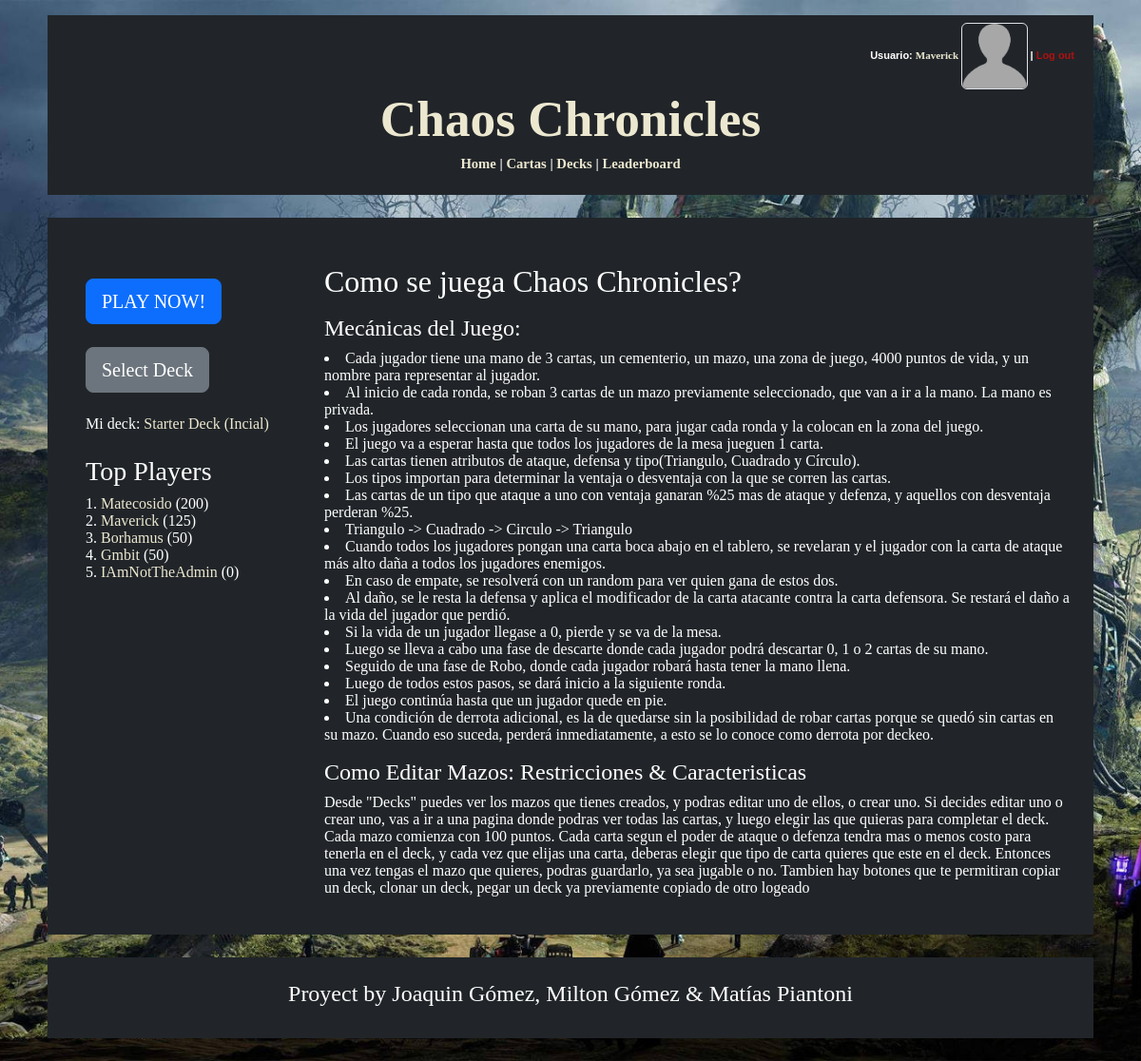
Screenshot of / (signed in) with the database file from the repository.
### logica/models.py (models this page shows, shortened)
class Jugador(AbstractUser):
    ScoreTotal = models.SmallIntegerField(default=0)
    PartidasGanadas = models.IntegerField(default=0)
    PartidasPerdidas = models.IntegerField(default=0)
    Decks = models.ManyToManyField(Deck, blank=True)
    FotoPerfil = models.ImageField(blank=True, upload_to='perfilimages/')
    deck_seleccionado = models.ForeignKey('Deck', on_delete=models.SET_NULL, null=True, blank=True, related_name='jugador_seleccionado')
    def get_absolute_url(self):
        return reverse('user_profile', kwargs={'pk': self.pk})

class Deck(models.Model):
    Titulo = models.CharField(max_length=50)
    CantidadCartas = models.IntegerField(default=0, validators=[MinValueValidator(9), MaxValueValidator(21)])
    CantCirculo = models.SmallIntegerField(default=0)
    CantCuadrado = models.SmallIntegerField(default=0)
    CantTriangulo = models.SmallIntegerField(default=0)
    PartidasGanadas = models.SmallIntegerField(default=0)
    PartidasPerdidas = models.SmallIntegerField(default=0)
    PartidasTotales = models.SmallIntegerField(default=0)
    Winrate = models.DecimalField(max_digits=5, decimal_places=2, default=0.00)
    FechaDeCreacion = models.DateField(auto_now_add=True)
    BackImage = models.ImageField(blank=True, upload_to='backim/')
    Puntos = models.IntegerField(default=100)

### logica/views.py (the view)
# urls.py: path('', HomeView.as_view(), name='home'),
class HomeView(TemplateView):
    template_name = 'home.html'
    def get_context_data(self, **kwargs):
        context = super().get_context_data(**kwargs)
        usuario = self.request.user
        context['jugadores']= Jugador.objects.all().order_by('-ScoreTotal')[:5]
        context['deck_seleccionado'] = usuario.deck_seleccionado if hasattr(usuario, 'deck_seleccionado') else None
        return context

### logica/templates/home.html (shortened to what this page needs)
{% extends "base_generic.html" %}
{% block content %}
<div class="container mt-4">
    <div class="row">
        <div class="col-sm-3 bg-dark p-4 text-white center-text">
            <div class="mb-3">
                {% if not user.is_authenticated %}
                    <a href = "{% url 'login' %}" class="btn btn-primary btn-lg btn-block mb-2">PLAY NOW!</a>
                {% else %}
                    <a href = "" class="btn btn-primary btn-lg btn-block mb-2">PLAY NOW!</a>
                {% endif %}
            </div>
            <div class="mb-4">
                {% if not user.is_authenticated %}
                    <a href = "{% url 'register' %}" class="btn btn-secondary btn-lg btn-block">REGISTER</a>
                {% else %}
                    <a href = "{% url 'deck_list' %}" class="btn btn-secondary btn-lg btn-block">Select Deck</a>
                {% endif %}
            </div>
            {% if user.is_authenticated %}
            <div class="mb-4">
                Mi deck:
                {% if deck_seleccionado != Null %}
                <a class = "menu-buttons" href= "{% url 'deck_detail' deck_seleccionado.id %}">{{ deck_seleccionado.Titulo }}</a>
                {% endif %}
            </div>
            {% endif %}
            <div>
                <h3>Top Players</h3>
                {% if user.is_authenticated %}
                <ul class="list-unstyled">
                    {% for jugador in jugadores %}
                        <li>{{forloop.counter}}. <a class = "menu-buttons" href="{{ jugador.get_absolute_url }}">{{ jugador.username }}</a> ({{ jugador.ScoreTotal }}) </li>
                    {% endfor %}
                {% else %}
                    {% for jugador in jugadores %}
                        <li>{{forloop.counter}}. {{ jugador.username }} ({{ jugador.ScoreTotal }}) </li>
                    {% endfor %}
                {% endif %}
                </ul>
            </div>
        </div>
        <div class="col-sm-9 bg-dark text-white p-2">
            <div class = "Tutorial">
                <h2>Como se juega Chaos Chronicles?</h2>
                <p>
                    <h4>Mecánicas del Juego:</h4>
                    <li>Cada jugador tiene una mano de 3 cartas, un cementerio, un mazo, una zona de juego, 4000 puntos de vida, y un nombre para representar al jugador.</li>
                    <li>Al inicio de cada ronda, se roban 3 cartas de un mazo previamente seleccionado, que van a ir a la mano. La mano es privada.</li>
                    <li>Los jugadores seleccionan una carta de su mano, para jugar cada ronda y la colocan en la zona del juego.</li>
                    <li>El juego va a esperar hasta que todos los jugadores de la mesa jueguen 1 carta.</li>
                    <li>Las cartas tienen atributos de ataque, defensa y tipo(Triangulo, Cuadrado y Círculo).</li>
                    <li>Los tipos importan para determinar la ventaja o desventaja con la que se corren las cartas.</li>
                    <li>Las cartas de un tipo que ataque a uno con ventaja ganaran %25 mas de ataque y defenza, y aquellos con desventaja perderan %25.</li>
                    <li>Triangulo -> Cuadrado -> Circulo -> Triangulo</li>
                    <li>Cuando todos los jugadores pongan una carta boca abajo en el tablero, se revelaran y el jugador con la carta de ataque más alto daña a todos los jugadores enemigos.</li>
                    <li>En caso de empate, se resolverá con un random para ver quien gana de estos dos.</li>
                    <li>Al daño, se le resta la defensa y aplica el modificador de la carta atacante contra la carta defensora. Se restará el daño a la vida del jugador que perdió.</li>
                    <li>Si la vida de un jugador llegase a 0, pierde y se va de la mesa.</li>
                    <li>Luego se lleva a cabo una fase de descarte donde cada jugador podrá descartar 0, 1 o 2 cartas de su mano.</li>
                    <li>Seguido de una fase de Robo, donde cada jugador robará hasta tener la mano llena.</li>
                    <li>Luego de todos estos pasos, se dará inicio a la siguiente ronda.</li>
                    <li>El juego continúa hasta que un jugador quede en pie.</li>
                    <li>Una condición de derrota adicional, es la de quedarse sin la posibilidad de robar cartas porque se quedó sin cartas en su mazo. Cuando eso suceda, perderá inmediatamente, a esto se lo conoce como derrota por deckeo.</li>
                </p>
            </div>
            <div class = "Deck-edition">
                <p>
                    <h4>Como Editar Mazos: Restricciones & Caracteristicas </h4>
                    Desde "Decks" puedes ver los mazos que tienes creados, y podras editar uno de ellos, o crear uno.
                    Si decides editar uno o crear uno, vas a ir a una pagina donde podras ver todas las cartas, y luego elegir las que quieras para completar el deck.
                    Cada mazo comienza con 100 puntos.
                    Cada carta segun el poder de ataque o defenza tendra mas o menos costo para tenerla en el deck, y cada vez que elijas una carta, deberas elegir que tipo de carta quieres que este en el deck.
                    Entonces una vez tengas el mazo que quieres, podras guardarlo, ya sea jugable o no.
                    Tambien hay botones que te permitiran copiar un deck, clonar un deck, pegar un deck ya previamente copiado de otro logeado
                </p>
            </div>
        </div>
    </div>
</div>
{% endblock %}

### logica/templates/base_generic.html (shortened to what this page needs)
<!DOCTYPE html>
<html lang="en">
    <head>
        <link href="https://cdn.jsdelivr.net/npm/bootstrap@5.3.3/dist/css/bootstrap.min.css" rel="stylesheet">
    </head>
    <body>
        <div class = "custom-container p-2 mt-3 bg-dark text-white">
            <div class = "menu">
                <div class = "container-fluid bg-dark text-white">
                    <div class="row">
                        <div class="col-sm-12">
                            <nav>
                                {% if user.is_authenticated %}
                                    <div class = "log-bar">
                                        Usuario: <a href="{{ user.get_absolute_url }}" style="font:bold 11px Georgia" class = "menu-buttons">{{ user.get_username }}
                                        {% if user.FotoPerfil %}
                                            <img src="{{ user.FotoPerfil.url }}" alt="Foto de Perfil" class="rounded" style="height:70px; width:70px;">
                                        {% else %}
                                            <img src="/media/perfilimages/default-profile.png" alt="Foto de Perfil" class="rounded border" style="height:70px; width:70px;">
                                        {% endif %}
                                        </a>
                                        |
                                        <form action="{% url 'logout' %}" method="post" class = "logout-form"> {% csrf_token %}
                                            <button type="submit" class="logout-button">Log out</button>
                                        </form>
                                    </div>
                                {% else %}
                                    <p class = "log-bar"><a class = "menu-buttons" href="{% url 'login' %}">Log in</a> or <a class = "menu-buttons" href="{% url 'register' %}">Register</a></p>
                                {% endif %}
                            </nav>
                        </div>
                    </div>
                </div>
                <div class="row">
                    <div class = "col-sm-12">
                        <h1 class="title"><a href="{% url 'home' %}" class = "menu-buttons">Chaos Chronicles</a></h1>
                    </div>
                </div>
                <div class="row">
                    <div class = "col-sm-12">
                        <nav class = "menu-items">
                            <p>
                                <a href="{% url 'home' %}" class = "menu-buttons"> Home</a> |
                                <a href="{% url 'carta_list' %}" class = "menu-buttons"> Cartas</a>
                                {% if user.is_authenticated %}
                                    |
                                    <a href="{% url 'deck_list' %}" class = "menu-buttons"> Decks</a> |
                                    <a href="{% url 'leaderboard' %}" class = "menu-buttons"> Leaderboard </a>
                                {% endif %}
                            </p>
                        </nav>
                    </div>
                </div>
            </div>
        </div>
        <div class = "custom-container p-3 my-4 bg-dark text-white">
            {% block content %}
            {% endblock %}
        </div>
        <div class = "custom-container p-4 my-4 bg-dark text-white">
            <h4 style = "text-align: center;"> Proyect by Joaquin Gómez, Milton Gómez & Matías Piantoni </h4>
        </div>
    </body>
</html>

### logica/templates/base_generic.html (style rules this page uses)
body { background-attachment: fixed; background-image: url("/media/media/bg1.jpg"); min-height: 100vh; width: 100%; background-position: center; background-repeat: no-repeat; background-size: cover; font: 12pt Georgia, "Times New Roman", Times, serif; }
.title { text-align: center; font: bold 40pt Georgia, "Times New Roman", Times, serif; }
.menu-items { text-align: center; font: bold 11pt Georgia, "Times New Roman", Times, serif; }
.menu-buttons { color: #ece8d0; text-decoration: none; background: none; border: none; }
.log-bar { text-align: right; font: bold 11px Arial; }
.logout-form { display: inline-block; margin: 0; }
.custom-container { max-width: 1100px; margin: auto; }
.logout-button { background: none; color: rgb(175, 17, 17); border: none; padding: 0; cursor: pointer; text-decoration: none; font: bold 11px Arial; }

### rows the page displays
Jugador: get_username "Maverick", username "Maverick", ScoreTotal "125"
Deck: Titulo "Starter Deck (Incial)"
Jugador: username "Matecosido", ScoreTotal "200"
Jugador: username "Borhamus", ScoreTotal "50"
Jugador: username "Gmbit", ScoreTotal "50"
Jugador: username "IAmNotTheAdmin", ScoreTotal "0"
